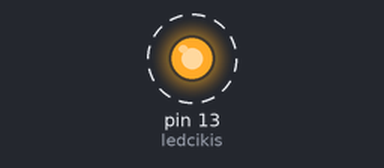
A sketch run on a simulated Arduino Uno, built with avr-gcc and run on an emulated ATmega328P. Parts: output pins drawn as LEDs (lit = HIGH). Dashed ring = blinking. What the sketch prints to the serial monitor is not drawn.

Above: at 0.6 s.
Timing chart, 0 to 4.8 s (numbered marks = the images above):
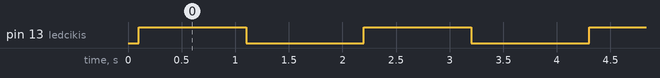

The sketch:

13_pini_led_yakma.ino
```cpp
//burası global değişkenler

int ledcikis = 13;
float sayi=1.9;

void setup() {     // burası enerjilenince sadece 1 kere çalışır,
                   // giriş çıkış pinlerini ayarla, seri haberleşmeyi başlat

  Serial.begin(9600);
  pinMode(ledcikis,OUTPUT);
}

void loop() {

  sayi=sayi-0.1;
  Serial.println(sayi);
  delay(100);
  if(sayi==0){

    Serial.println("sayi sıfıra eşit");
    }
  digitalWrite(ledcikis,HIGH);
  delay(1000);
  digitalWrite(ledcikis,LOW);
  delay(1000);
  //while(1);  programı kilitler. tek sefer çalışır loop
}
```

Measured:
- by itself, pin 13 (ledcikis): alternates HIGH for 1.0 s and LOW for 1.1 s
